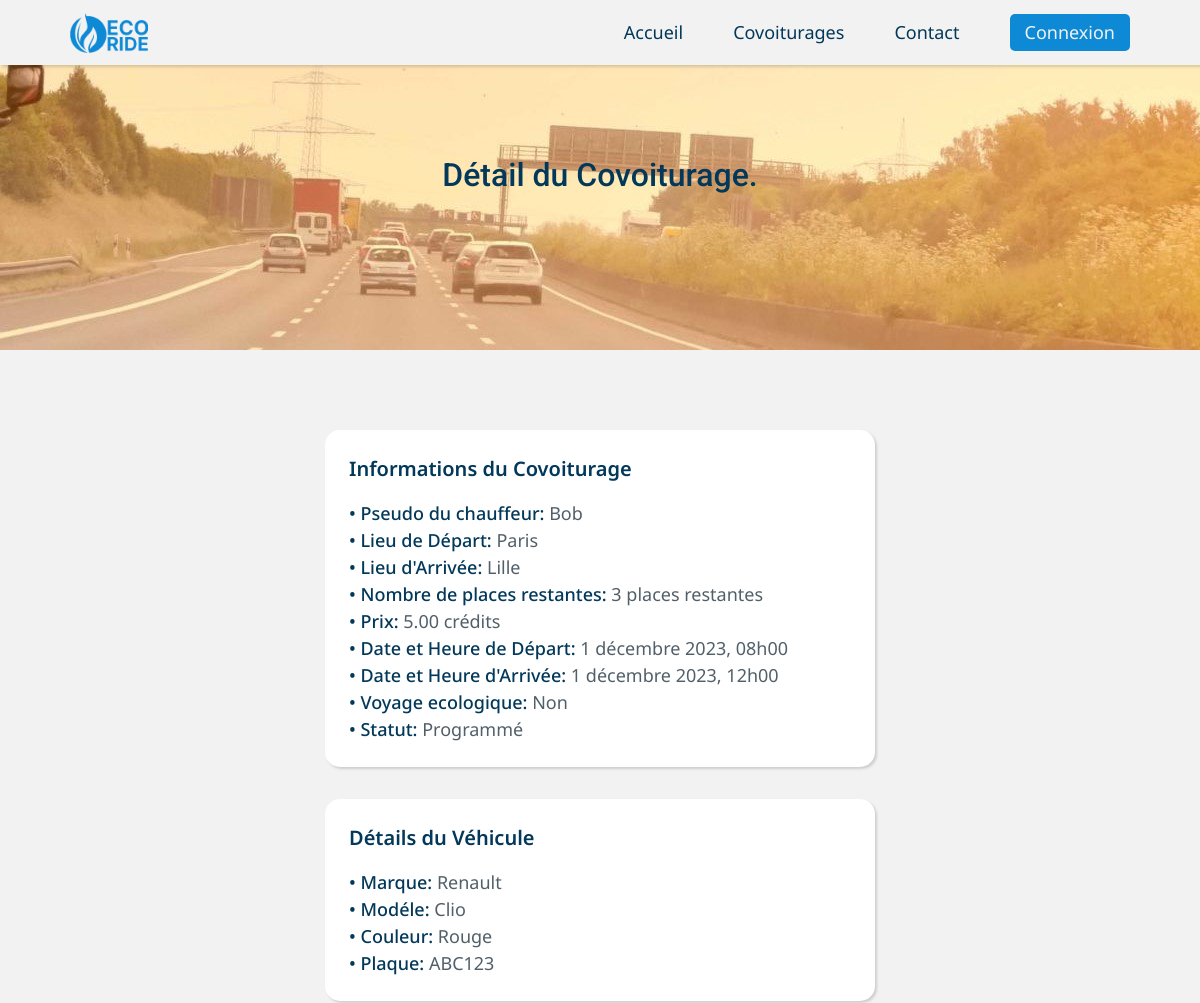
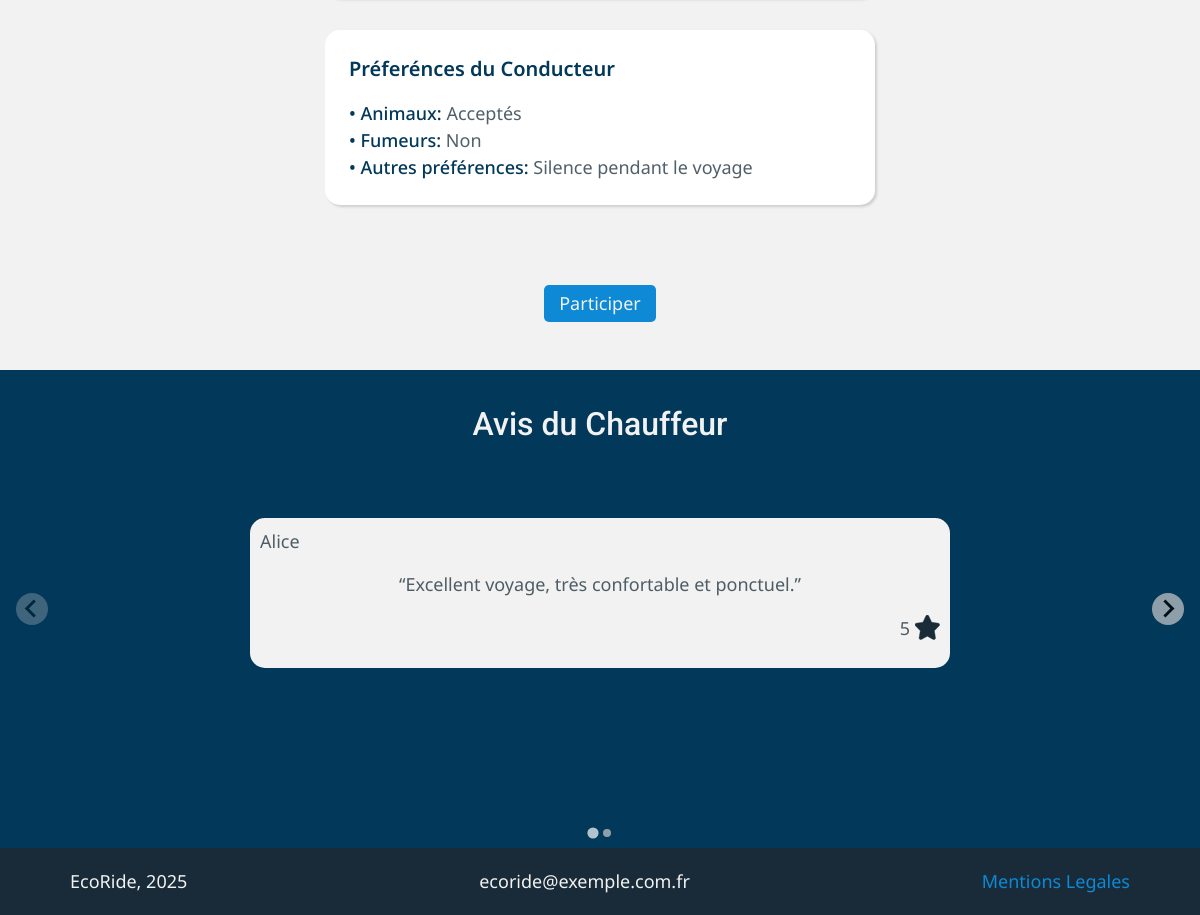
/detail-covoiturage.php?ID_covoiturage=100, run on the app's committed database (2 pictures, top to bottom).
### tables this page shows
CREATE TABLE `covoiturage` (
  `ID_covoiturage` int(11) NOT NULL,
  `ID_vehicule` int(11) NOT NULL,
  `date` date NOT NULL,
  `heure_depart` time NOT NULL,
  `heure_arrivee` time NOT NULL,
  `lieu_depart` varchar(50) NOT NULL,
  `lieu_arrivee` varchar(50) NOT NULL,
  `places_disponibles` int(11) NOT NULL,
  `prix` decimal(10,2) NOT NULL,
  `statut` enum('programmé','annulé','commencé','terminé') NOT NULL
);

CREATE TABLE `compte` (
  `ID` int(11) NOT NULL,
  `courriel` varchar(50) NOT NULL,
  `mot_de_passe` varchar(255) NOT NULL,
  `role` enum('Administrateur','Employé','Utilisateur') NOT NULL,
  `pseudo` varchar(50) NOT NULL
);

CREATE TABLE `vehicule` (
  `ID_vehicule` int(11) NOT NULL,
  `ID_chauffeur` int(11) NOT NULL,
  `plaque` varchar(20) NOT NULL,
  `date_plaque` date NOT NULL,
  `marque` varchar(50) NOT NULL,
  `modele` varchar(50) NOT NULL,
  `couleur` varchar(20) NOT NULL,
  `nombre_de_places` int(11) NOT NULL,
  `fumeur` tinyint(1) NOT NULL,
  `animaux` tinyint(1) NOT NULL,
  `preferences` varchar(255) DEFAULT NULL,
  `eco` tinyint(1) NOT NULL
);

CREATE TABLE `avis` (
  `ID_avis` int(11) NOT NULL,
  `ID_passager` int(11) NOT NULL,
  `ID_chauffeur` int(11) NOT NULL,
  `etoiles` int(11) NOT NULL,
  `description` varchar(255) NOT NULL,
  `statut` enum('en attente','validé','refusé') NOT NULL
);

### detail-covoiturage.php (the view, shortened to what this page needs)
<?php
$pageTitle = 'Détail du Covoiturage';
$headerImg = 'img/highway.jpg';
$titleColor = '--clr-dark';
$secondTitle = 'Détail du Covoiturage';
include 'inc/header.inc.php';
require_once 'inc/config.php';
if (isset($_GET['ID_covoiturage']) && is_numeric($_GET['ID_covoiturage'])) {
    $ID_covoiturage = intval($_GET['ID_covoiturage']);
}
else {
    echo('<p>ID covoiturage invalide</p>');
}
$sql = '
SELECT
   c.ID_covoiturage,
   c.ID_vehicule,
   c.date,
   DATE_FORMAT(c.heure_depart, "%Hh%i") AS heure_depart_formatee,
   DATE_FORMAT(c.heure_arrivee, "%Hh%i") AS heure_arrivee_formatee,
   c.lieu_depart,
   c.lieu_arrivee,
   c.prix,
   c.places_disponibles,
   c.statut,
   vehicule.marque,
   vehicule.modele,
   vehicule.couleur,
   vehicule.fumeur,
   vehicule.animaux,
   vehicule.preferences,
   vehicule.plaque,
   vehicule.eco,
   compte.pseudo,
   compte.ID AS compte_ID
FROM
    Covoiturage c
JOIN
    Vehicule vehicule ON c.ID_vehicule = vehicule.ID_vehicule
JOIN
    Chauffeur chauffeur ON vehicule.ID_chauffeur = chauffeur.ID
JOIN
    Compte compte ON chauffeur.ID = compte.ID
WHERE
    c.ID_covoiturage = ?';
$stmt = $conn->prepare($sql);
$stmt->bind_param('i', $ID_covoiturage);
$stmt->execute();
$result = $stmt->get_result();
if($result->num_rows > 0) {
    $covoiturage = $result->fetch_assoc();
} else echo('<div style="height: 40%"><p style="text-align: center">Covoiturage non trouvé. <a href="covoiturages.php">Retour à la liste des covoiturages</a></p></div>');
$covoiturage = isset($covoiturage) ? $covoiturage : null;
if ($covoiturage && !empty($covoiturage['date'])) {
    $dateObj = DateTime::createFromFormat('Y-m-d', $covoiturage['date']);
    $formatter = new IntlDateFormatter(
        'fr_FR',
        IntlDateFormatter::LONG,
        IntlDateFormatter::NONE,
        'Europe/Paris',
        IntlDateFormatter::GREGORIAN,
        'd MMMM yyyy'
    );
    $date_formatee = $formatter->format($dateObj);
} else {
    $date_formatee = '';
}
$ID_covoiturage = isset($ID_covoiturage) ? $ID_covoiturage : null;
if($ID_covoiturage && $covoiturage): ?>
<main class="main">
    <section class="info-covoiturage | padding | section">
        <div class="infos">
            <h3>Informations du Covoiturage</h3>
            <p><strong>&bullet; Pseudo du chauffeur:</strong> <?php echo htmlspecialchars($covoiturage['pseudo']) ?></p>
            <p><strong>&bullet; Lieu de Départ:</strong> <?php echo htmlspecialchars($covoiturage['lieu_depart']) ?></p>
            <p><strong>&bullet; Lieu d'Arrivée:</strong> <?php echo htmlspecialchars($covoiturage['lieu_arrivee']) ?></p>
            <p><strong>&bullet; Nombre de places restantes:</strong> <?php echo htmlspecialchars($covoiturage['places_disponibles']) ?> places restantes</p>
            <p><strong>&bullet; Prix:</strong> <?php echo htmlspecialchars($covoiturage['prix']) ?> crédits</p>
            <p><strong>&bullet; Date et Heure de Départ:</strong> <?php echo htmlspecialchars($date_formatee); ?>, <?php echo htmlspecialchars($covoiturage['heure_depart_formatee']); ?></p>
            <p><strong>&bullet; Date et Heure d'Arrivée:</strong> <?php echo htmlspecialchars($date_formatee); ?>, <?php echo htmlspecialchars($covoiturage['heure_arrivee_formatee']); ?></p>
            <p><strong>&bullet; Voyage ecologique:</strong> <?php echo $covoiturage['eco'] ? 'Oui' : 'Non'; ?></p>
            <p><strong>&bullet; Statut:</strong> <?php echo ucfirst(htmlspecialchars($covoiturage['statut'])) ?></p>
        </div>
        <div class="details-vehicule">
            <h3>Détails du Véhicule</h3>
            <p><strong>&bullet; Marque:</strong> <?php echo htmlspecialchars($covoiturage['marque']) ?></p>
            <p><strong>&bullet; Modéle:</strong> <?php echo htmlspecialchars($covoiturage['modele']) ?></p>
            <p><strong>&bullet; Couleur:</strong> <?php echo htmlspecialchars($covoiturage['couleur']) ?></p>
            <p><strong>&bullet; Plaque:</strong> <?php echo strtoupper(htmlspecialchars($covoiturage['plaque'])) ?></p>
        </div>
        <div class="preferences">
            <h3>Préferénces du Conducteur</h3>
            <p><strong>&bullet; Animaux:</strong> <?php echo $covoiturage['animaux'] ? 'Acceptés' : 'Non'; ?></p>
            <p><strong>&bullet; Fumeurs:</strong> <?php echo $covoiturage['fumeur'] ? 'Acceptés' : 'Non'; ?></p>
            <p><strong>&bullet; Autres préférences:</strong> <?php echo htmlspecialchars($covoiturage['preferences']) ?></p>
        </div>
    </section>
    <?php
    $utilisateur_connecte = isset($_SESSION['user_id']) ? true : false;
    if ($utilisateur_connecte) : {
            $userID = $_SESSION['user_id'];
            $chauffeurID = $covoiturage['compte_ID'];
            $query = $conn->prepare('SELECT * FROM participants WHERE ID_covoiturage = ? AND ID_utilisateur = ?');
            $query->bind_param('ii', $ID_covoiturage, $userID);
            $query->execute();
            $result = $query->get_result();
            $isParticipant = $result->fetch_assoc();
            $isChauffeur = ($userID == $chauffeurID);
            $stmtAvis = $conn->prepare('SELECT COUNT(*) FROM avis WHERE ID_passager = ? AND ID_chauffeur = ? AND ID_covoiturage = ?');
            $stmtAvis->bind_param('iii', $userID, $chauffeurID, $ID_covoiturage);
            $stmtAvis->execute();
            $stmtAvis->bind_result($count);
            $stmtAvis->fetch();
            $stmtAvis->close();
            if ($isChauffeur) : ?>
                <div class="chauffeur-btns" style="justify-self: center;">
                    <?php if ($covoiturage['statut'] == 'programmé'): ?>
                        <form action="inc/covoiturage_action.php" method="POST">
                            <input type="hidden" name="action" value="commencer">
                            <input type="hidden" name="ID_covoiturage" value="<?php echo $ID_covoiturage; ?>">
                            <button class="button">Commencer le covoiturage</button>
                        </form>
                        <form action="inc/covoiturage_action.php" method="POST">
                            <input type="hidden" name="action" value="annuler">
                            <input type="hidden" name="ID_covoiturage" value="<?php echo $ID_covoiturage; ?>">
                            <button class="button">Annuler le covoiturage</button>
                        </form>
                    <?php elseif ($covoiturage['statut'] == 'commencé'): ?>
                        <form action="inc/covoiturage_action.php" method="POST">
                            <input type="hidden" name="action" value="terminer">
                            <input type="hidden" name="ID_covoiturage" value="<?php echo $ID_covoiturage; ?>">
                            <button class="button">Terminer le covoiturage</button>
                        </form>
                    <?php endif; ?>
                </div>
            <?php
            elseif ($isParticipant):
                if ($covoiturage['statut'] == 'programmé'): ?>
                    <form action="inc/covoiturage_action.php" method="POST" style="justify-self: center;">
                        <input type="hidden" name="action" value="annuler_participation">
                        <input type="hidden" name="ID_covoiturage" value="<?php echo $ID_covoiturage; ?>">
                        <button class="button">Annuler ma participation</button>
                    </form>
                <?php
                elseif ($covoiturage['statut'] == 'terminé' && $count == 0): ?>
                    <button class="button  | avis-btn" style="justify-self: center;">Donner un avis</button>
                <?php endif;
                elseif ($covoiturage['statut'] == 'programmé'): ?>
                        <form action="inc/covoiturage_action.php" method="POST"  style="justify-self: center;">
                            <input type="hidden" name="action" value="participer">
                            <input type="hidden" name="ID_covoiturage" value="<?php echo $ID_covoiturage; ?>">
                            <button class="button">Participer</button>
                        </form>
                <?php endif;
            } else: ?>
                <button class="button | connexion-btn" style="justify-self: center;">Participer</button>
            <?php endif; ?>
<?php
$sqlAvis = '
SELECT
compte.pseudo,
avis.description,
avis.etoiles,
avis.statut
FROM avis
JOIN vehicule ON avis.ID_chauffeur = vehicule.ID_chauffeur
JOIN compte ON avis.ID_passager = compte.ID
JOIN covoiturage ON covoiturage.ID_vehicule = vehicule.ID_vehicule
WHERE covoiturage.ID_covoiturage = ? AND avis.statut = "validé"';
$stmtAvis = $conn->prepare($sqlAvis);
$stmtAvis->bind_param('i', $ID_covoiturage);
$stmtAvis->execute();
$resultAvis = $stmtAvis->get_result();
if ($resultAvis->num_rows > 0) { ?>
    <section class="splide">
        <div class="avis | splide__track | padding">
            <h2>Avis du Chauffeur</h2>
            <ul class="splide__list">
            <?php
            while ($avis = $resultAvis->fetch_assoc()) {
                $avisPseudo = htmlspecialchars($avis['pseudo']);
                $avisDescription = htmlspecialchars($avis['description']);
                $avisEtoiles = htmlspecialchars($avis['etoiles']);
                ?>
                <li class="splide__slide">
                <div class="avis-card">
                    <p class="avis-pseudo"><?php echo $avisPseudo ?></p>
                    <p class="avis-description">“<?php echo $avisDescription ?>”</p>
                    <span class="avis-etoiles">
                        <p><?php echo $avisEtoiles ?></p>
                        <img src="img/svg/star.svg" alt="">
                    </span>
                </div>
                </li>
            <?php
            }
            ?>
            </ul>
            </div>
    </section>
<?php
}
$conn->close(); ?>
</main>
<?php endif; ?>
</body>
<?php include 'inc/footer.inc.php'; ?>
</body>
</html>

### inc/nav.inc.php (shortened to what this page needs)
<!DOCTYPE html>
<html lang="fr">
<head>
    <link rel="stylesheet" href="styles/styles.css">
    <link href="https://cdn.jsdelivr.net/npm/@splidejs/splide@4.1.4/dist/css/splide.min.css" rel="stylesheet">
    <link rel="stylesheet" href="styles/<?php echo $pageTitle; ?>.css">
</head>
<body>
    <nav class="nav | padding">
        <a href="index.php">
            <img class="logo" src="img/logo_primary.png" alt="Logo EcoRide">
        </a>
        <ul class="nav-links" id="nav-links">
            <a href="index.php">Accueil</a>
            <a href="covoiturages.php">Covoiturages</a>
            <a href="contact.php">Contact</a>
            <?php if (isset($_SESSION['user_id'])) : ?>
                <a href="mon-compte.php">
                    <img src="img/svg/user.svg" alt="User" class="user-nav">
                </a>
            <?php else: ?>
                <button class="button | connexion-btn">Connexion</button>
            <?php endif ?>
        </ul>
    </nav>

### inc/header.inc.php (shortened to what this page needs)
<?php include 'inc/nav.inc.php' ?>
<header class="header" style="background-image: url('<?php echo $headerImg; ?>'); height: 450px; background-repeat: no-repeat">
    <h3 style="color: var(<?php echo $titleColor; ?>)"><?php echo $secondTitle; ?>.</h3>
</header>

### inc/footer.inc.php
<footer class="footer | padding">
    <p>EcoRide, 2025</p>
    <p>ecoride@exemple.com.fr</p>
    <a href="">Mentions Legales</a>
</footer>

### styles/styles.css (style rules this page uses)
.section { border-top: 1px solid #ddd; transition: transform 1s, opacity 1s; }
.padding { padding-left: 70px; padding-right: 70px; }
.button { background-color: var(--clr-primary); color: var(--clr-clear); font-family: var(--ff-secondary); font-size: var(--fs-button); padding: 5px 15px; text-align: center; border-radius: 5px; border: 0; cursor: pointer; }
.nav { position: fixed; background-color: var(--clr-clear); width: 100%; display: flex; justify-content: space-between; align-items: center; height: 65px; box-shadow: rgba(0, 0, 0, 0.15) 1.95px 1.95px 2.6px; }
.logo { height: 40px; }
.nav-links { display: flex; align-items: center; gap: 50px; }
.nav-links a { font-family: var(--ff-secondary); font-size: var(--fs-nav); color: var(--clr-dark) !important; }
.header { display: flex; flex-direction: column; justify-content: center; align-items: center; }
.header h3 { font-family: var(--ff-primary); font-size: var(--fs-third-heading); font-weight: var(--fw-semi-bold); }
.main { display: grid; }
.footer { background-color: var(--clr-dark-bg); display: flex; justify-content: space-between; padding: 20px 70px; }
.footer p { color: var(--clr-clear); }
.footer a { color: var(--clr-primary) !important; font-family: var(--ff-secondary); font-size: var(--fs-500); font-weight: var(--fw-regular); }

### styles/détail du covoiturage.css (style rules this page uses)
.header { height: 350px !important; }
.header h3 { font-size: var(--fs-secondary-heading); font-weight: var(--fw-semi-bold); }
.info-covoiturage { display: grid; grid-template-columns: repeat(3, auto); gap: 2rem; margin-top: 5rem; margin-bottom: 5rem; border: none; }
.info-covoiturage div { background-color: white !important; padding: 24px; border-radius: 15px; box-shadow: rgba(0, 0, 0, 0.15) 1.95px 1.95px 2.6px; gap: 0.5em; }
.info-covoiturage p { color: var(--clr-dark-op) !important; }
strong { color: var(--clr-dark) !important; font-weight: var(--fw-semi-bold) !important; }
.info-covoiturage h3 { color: var(--clr-dark) !important; font-family: var(--ff-secondary); font-size: var(--fs-third-heading); font-weight: 600; margin-bottom: 1rem; }
.main .button { margin-bottom: 3rem; }
@media (max-width: 75em) { .info-covoiturage { grid-template-columns: 550px; justify-content: center; } }
.avis { background-color: var(--clr-dark); }
.avis h2 { color: var(--clr-clear); text-align: center; margin-top: 30px; }
.splide__list { height: 50vh; }
.avis-card { display: grid; flex-direction: column; background-color: var(--clr-clear); max-width: 700px; height: 150px; padding: 10px; border-radius: 15px; margin: auto; margin-top: 70px; }
.avis-description { text-align: center; }
.avis-etoiles { display: flex; justify-self: right; }
.avis-card img { height: 25px; margin-left: 5px; }

### data on the page
covoiturage: compte.pseudo "Bob", lieu_depart "Paris", lieu_arrivee "Lille", places_disponibles "3", prix "5.00", date "1 décembre 2023", statut "Programmé", ID_vehicule.marque "Renault", ID_vehicule.modele "Clio", ID_vehicule.couleur "Rouge", ID_vehicule.plaque "ABC123", ID_vehicule.preferences "Silence pendant le voyage"
avis: compte.pseudo "Alice", description "Excellent voyage, très confortable et ponctuel.", etoiles "5"

### other printed values
$secondTitle "Détail du Covoiturage"
$covoiturage['heure_depart_formatee'] "08h00"
$covoiturage['heure_arrivee_formatee'] "12h00"
